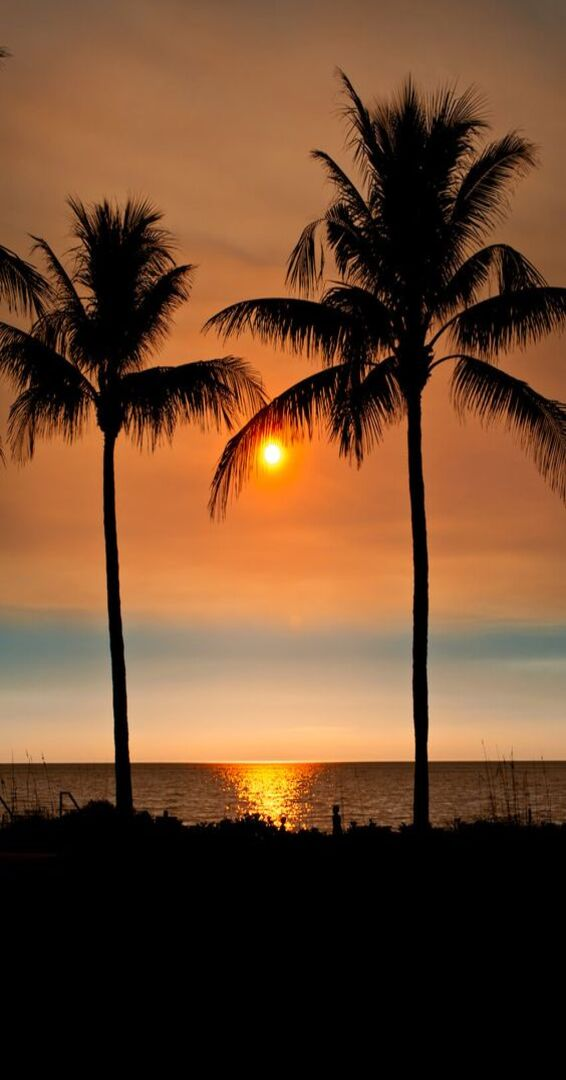
#> input picture jpg/pic1.jpg, 566 x 1080 px
$ python 20110132_HW1.py
#> lines starting #> are read from the running program, lines starting #| are printed output that depends on the picture
#> further down, image is the input picture: shape (1080, 566, 3); mean B, G, R 45.1, 71.5, 107.6
import cv2
import matplotlib.pyplot as plt

# Hiển thị ảnh trên lưới
fig, axs = plt.subplots(2, 3)
#Yêu cầu HW2
def readImg(image):
    #Đọc ảnh và hiển thị ảnh đã tạo
    img = cv2.resize(image, (566, 1080), interpolation=cv2.INTER_LINEAR)
    axs[0, 0].imshow(cv2.cvtColor(img, cv2.COLOR_BGR2RGB))
    axs[0, 0].set_title('Origin')


def RBG(image):
    #Tách ảnh thành b,g,r
    b, g, r = cv2.split(image)
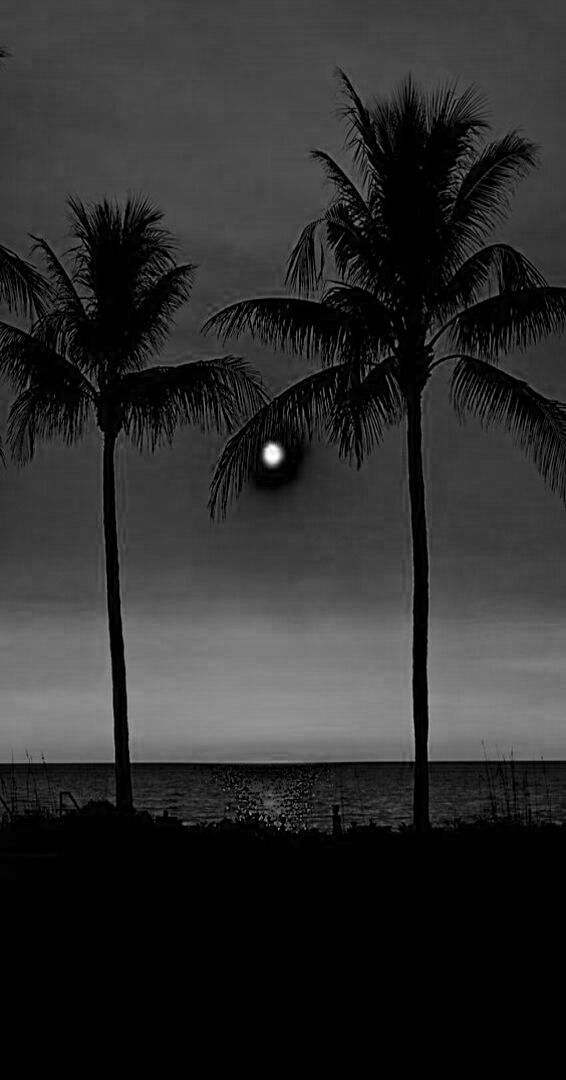
#> b: shape (1080, 566); min 0, max 255, mean 45.1
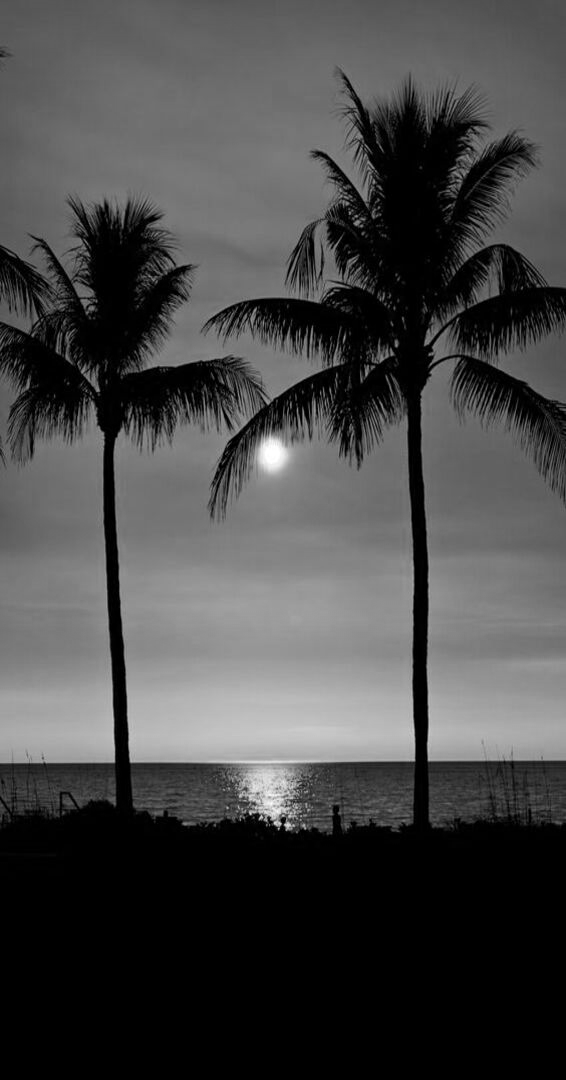
#> g: shape (1080, 566); min 0, max 255, mean 71.5
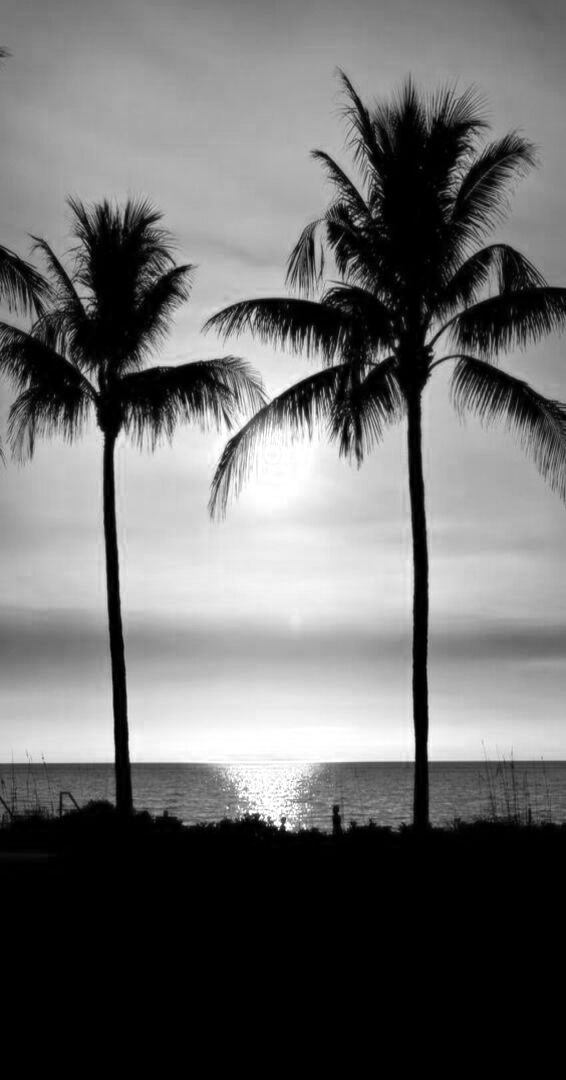
#> r: shape (1080, 566); min 0, max 255, mean 107.6
    #Hiển thị từng lớp
    #cv2.imshow("red", r)
    #cv2.imshow("green", g)
    #cv2.imshow("blue", b)
    axs[0, 1].imshow(cv2.cvtColor(b, cv2.COLOR_BGR2RGB))
    axs[0, 1].set_title('B')
    axs[0, 2].imshow(cv2.cvtColor(g, cv2.COLOR_BGR2RGB))
    axs[0, 2].set_title('G')
    axs[1, 0].imshow(cv2.cvtColor(r, cv2.COLOR_BGR2RGB))
    axs[1, 0].set_title('R')


def grayImg(image):
    #img = cv2.imread(image)
    #Chuyển ảnh thành đa mức xám
    gray = cv2.cvtColor(image, cv2.COLOR_BGR2GRAY)
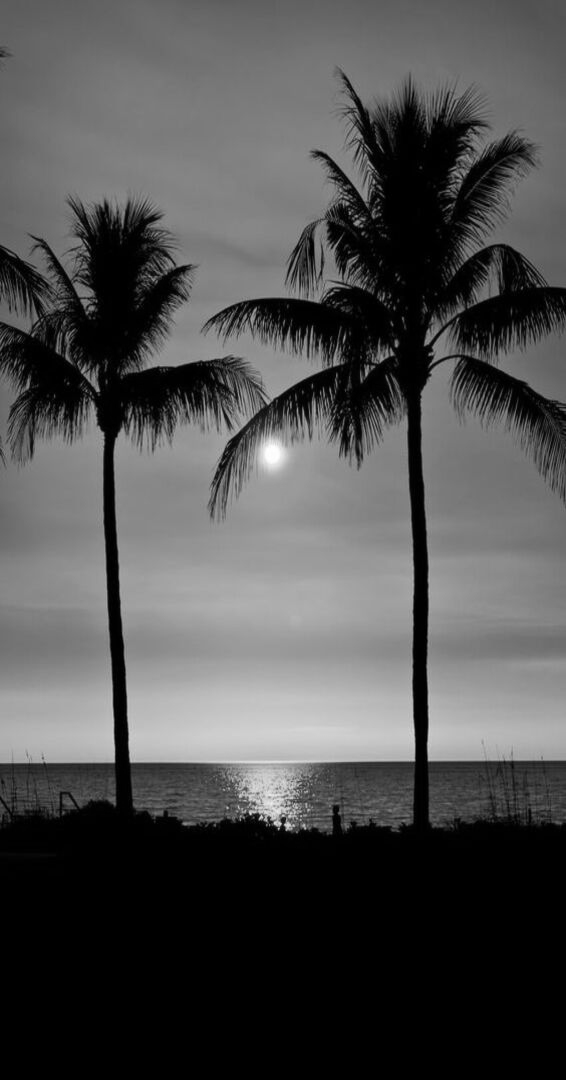
#> gray: shape (1080, 566); min 0, max 255, mean 79.3
    #Hiển thị ảnh gray scale
    axs[1, 1].imshow(cv2.cvtColor(gray, cv2.COLOR_BGR2RGB))
    axs[1, 1].set_title('Gray scale')

def rotate(image):
    #img = cv2.imread(image)
    #Quay ảnh 100 lần, mỗi lần 10 độ
    rows, cols = image.shape[:2]
    for i in range(100):
        M = cv2.getRotationMatrix2D((cols/2, rows/2), 10*i, 1)
        rotate = cv2.warpAffine(image, M, (cols, rows))
        cv2.imshow("rotate", rotate)
        cv2.waitKey(100)


def cropImg(image):
    #img = cv2.imread(image)
    # Đọc vào 1 ảnh, sau đó crop 1⁄4 ảnh tính từ tâm ảnh
    r, c = image.shape[:2]
#> r = 1080; c = 566
    start_row, start_col = int(r/4), int(c/4)
#> start_row = 270; start_col = 141
    end_row, end_col = int(3*r/4), int(3*c/4)
#> end_row = 810; end_col = 424
    cropped = image[start_row:end_row, start_col:end_col]
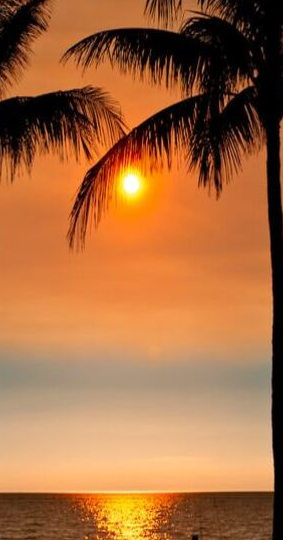
#> cropped: shape (540, 283, 3); mean B, G, R 63.5, 108.4, 168.6
    #Ảnh sau crop
    axs[1, 2].imshow(cv2.cvtColor(cropped, cv2.COLOR_BGR2RGB))
    axs[1, 2].set_title('Crop 1/4')
    plt.show()
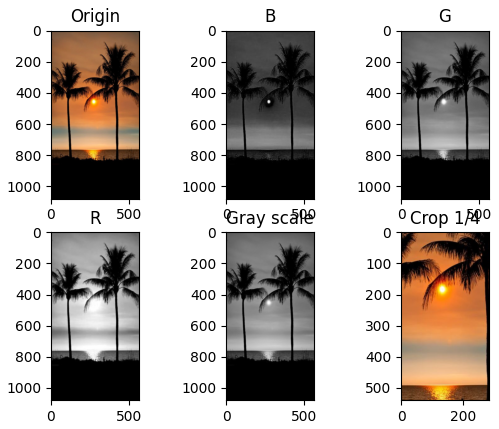
#> figure drawn by matplotlib, 6 panels


image = cv2.imread("./jpg/pic1.jpg")
#Hiển thị ảnh và resize
readImg(image)
#Hiển thị RBG
RBG(image)
#Hiển thị ảnh gray scale
grayImg(image)
#Crop 1/4 ảnh từ tâm
cropImg(image)
#Xoay ảnh 100 lần, mỗi lần 10 độ
rotate(image)
#> the loop in rotate, `for i in range(100):` made 100 passes
#> pass 3, in rotate, `rotate = cv2.warpAffine(image, M, (cols, rows))`:
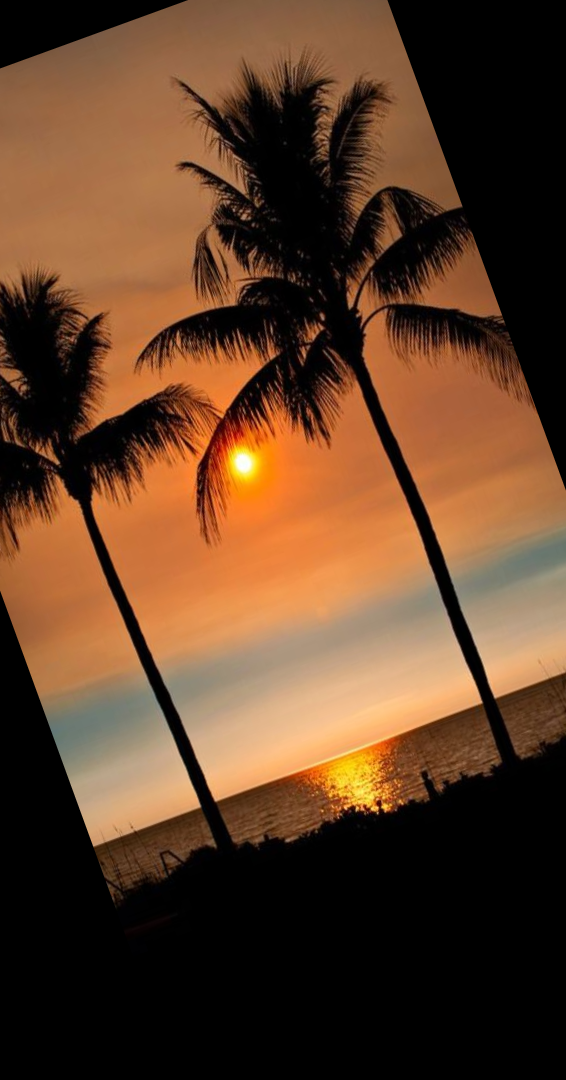
#> rotate: shape (1080, 566, 3); mean B, G, R 39.3, 62.9, 95.1

$ run again, with jpg/pic10.jpg copied over jpg/pic1.jpg
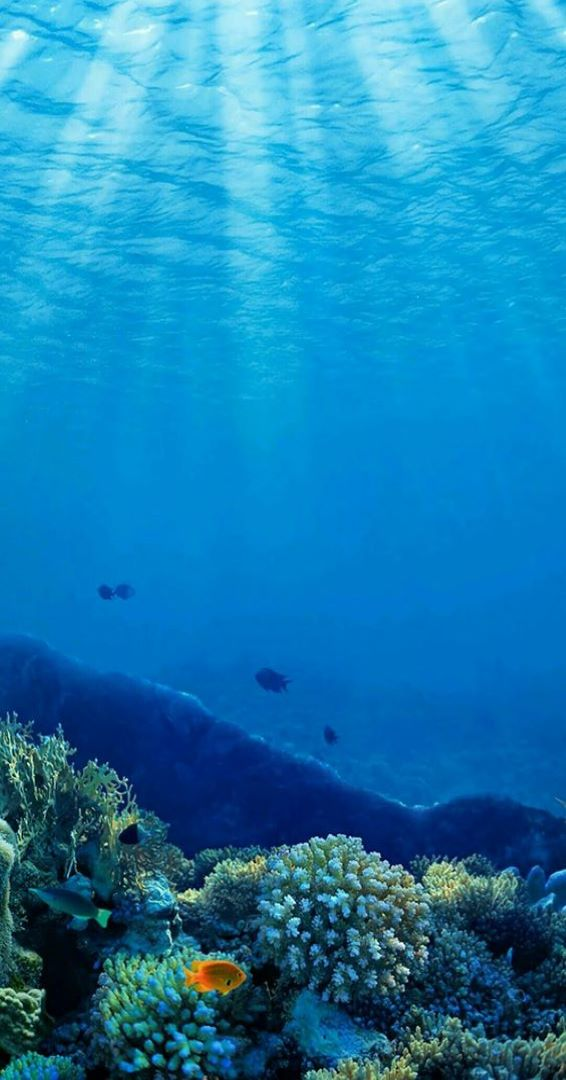
#> input picture jpg/pic10.jpg, 566 x 1080 px
#> image is the input picture: shape (1080, 566, 3); mean B, G, R 175.3, 126.1, 25.7
#> in cropImg, `cropped = image[start_row:end_row, start_col:end_col]`:
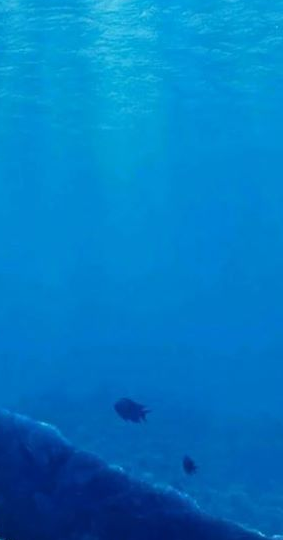
#> cropped: shape (540, 283, 3); mean B, G, R 194.1, 121.9, 2.1
#> the loop in rotate, `for i in range(100):` made 100 passes
#> pass 3, in rotate, `rotate = cv2.warpAffine(image, M, (cols, rows))`:
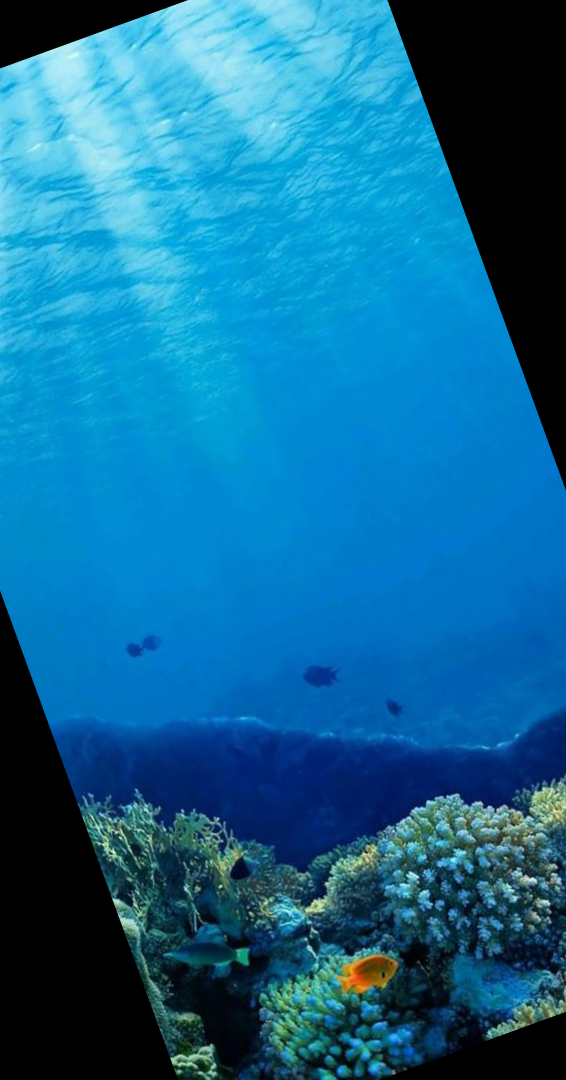
#> rotate: shape (1080, 566, 3); mean B, G, R 148.4, 104.9, 18.4

$ run again, with jpg/pic2.jpg copied over jpg/pic1.jpg
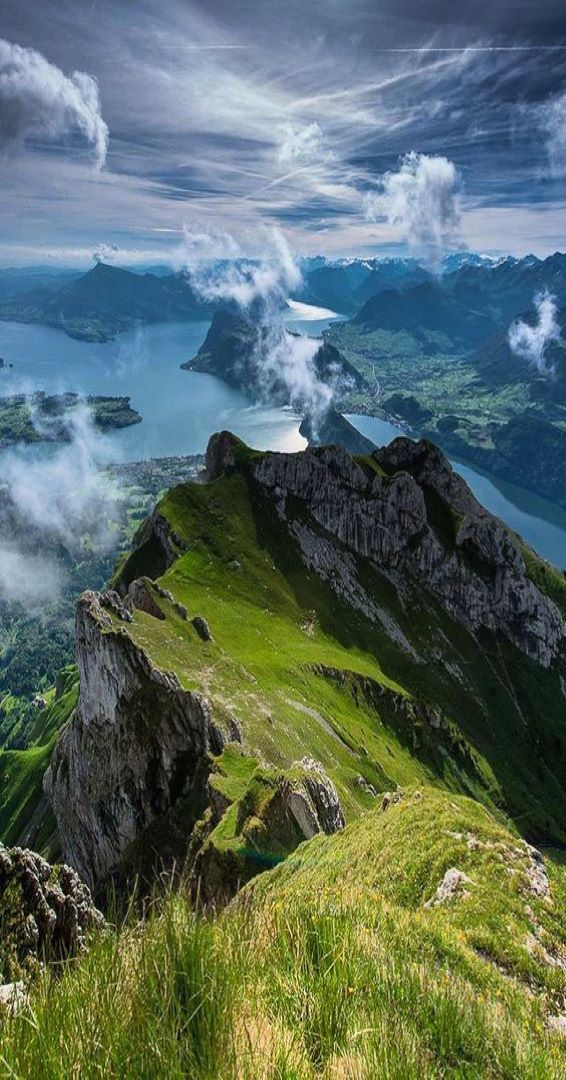
#> input picture jpg/pic2.jpg, 566 x 1080 px
#> image is the input picture: shape (1080, 566, 3); mean B, G, R 98.9, 107.6, 90.3
#> in cropImg, `cropped = image[start_row:end_row, start_col:end_col]`:
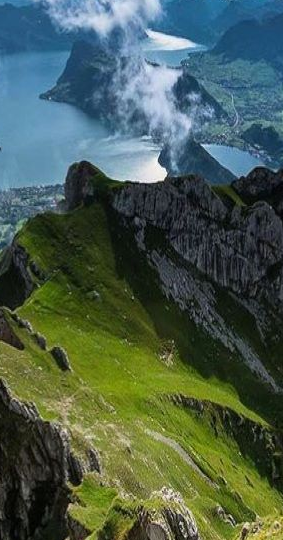
#> cropped: shape (540, 283, 3); mean B, G, R 78.5, 92.3, 73.3
#> the loop in rotate, `for i in range(100):` made 100 passes
#> pass 3, in rotate, `rotate = cv2.warpAffine(image, M, (cols, rows))`:
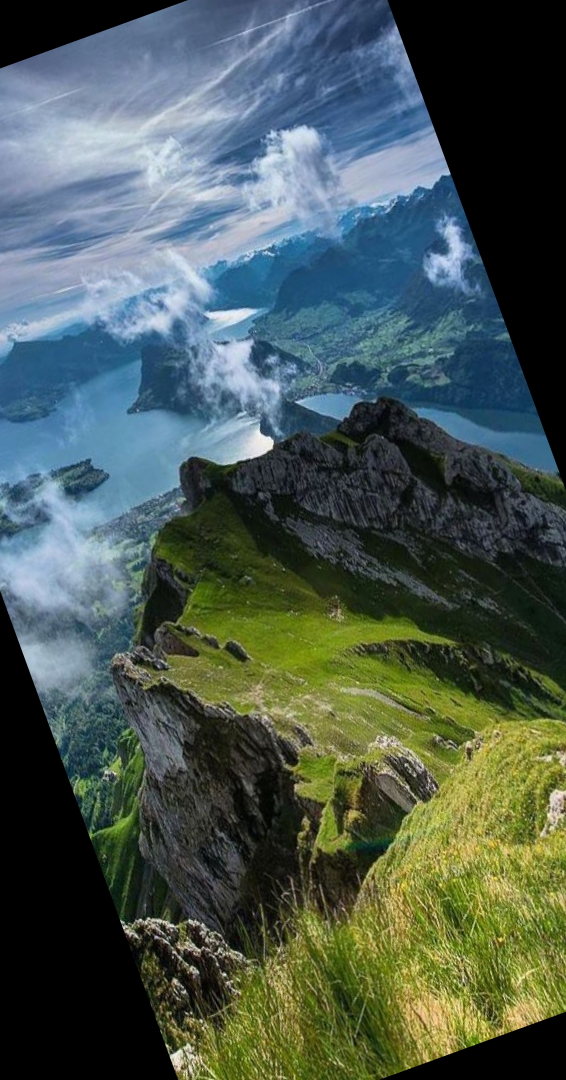
#> rotate: shape (1080, 566, 3); mean B, G, R 82.1, 88.6, 73.8
